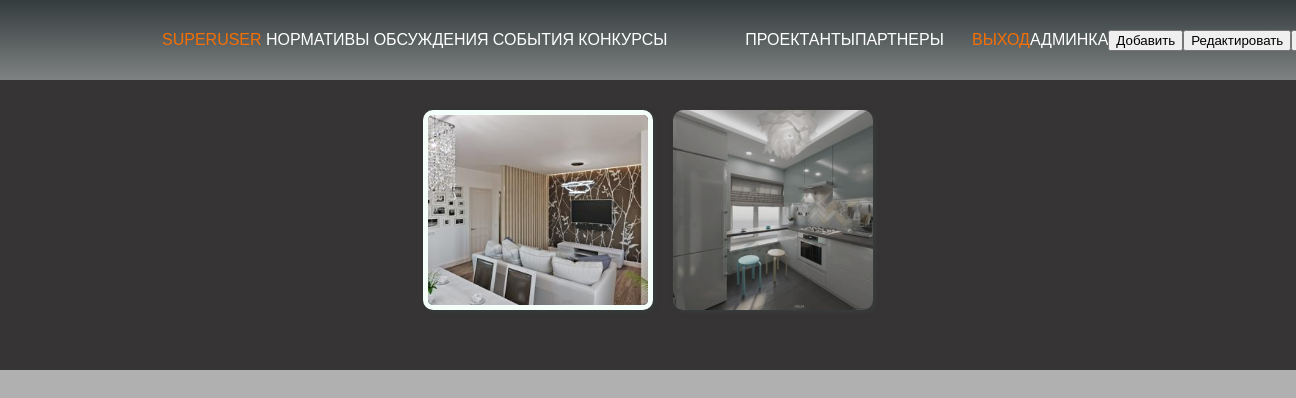
/portfolio/ (signed in), run on an earlier commit of the app's database.
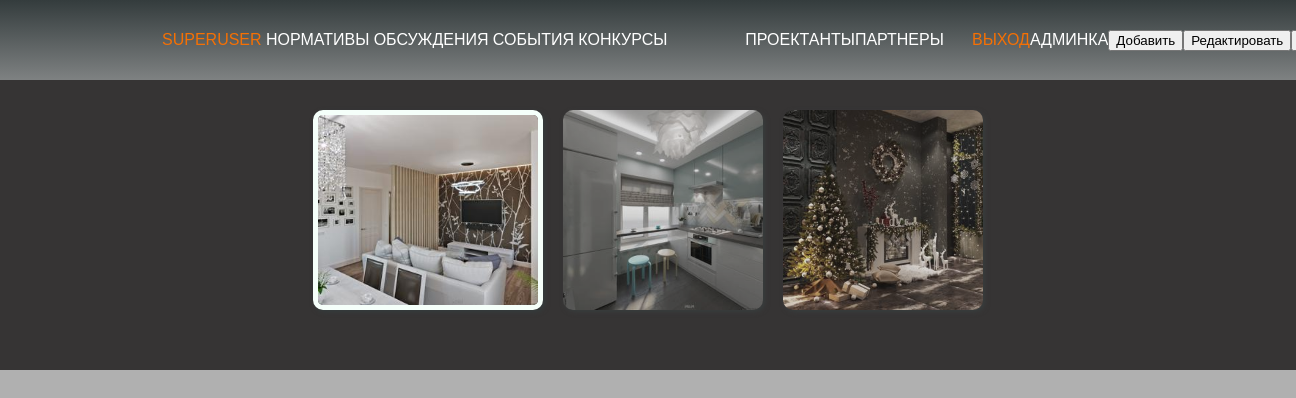
And on a later commit of the database.
### portfolio/models.py (models this page shows, shortened)
class Artwork(models.Model):
    user = models.ForeignKey(User, on_delete=models.CASCADE)
    title = models.CharField('Название',max_length=50)
    image= models.ImageField('Изображение', upload_to=user_directory_path)
    thumb = models.ImageField('Миниатюра', upload_to=thumb_directory_path)
    desc = models.TextField('Описание', blank=True)
    date = models.DateField('Дата',blank=True)  # Дата
    url = models.URLField('В сотрудничестве',blank=True)
    class Meta:
        verbose_name = APP_NAMES.PORTFOLIO
        verbose_name_plural = VERBOSE_APP_NAMES.PORTFOLIO

### portfolio/views.py (the view, shortened to what this page needs)
# urls.py: path('', views.portfolioView, name=views.app_name),
def portfolioView(request):
    if request.method == 'GET':
        try:
            portfolio = Artwork.objects.filter(user=request.user)
        except Http404 as e:
            portfolio = None
        except OperationalError as e:
            portfolio = None
        form = ArtworkForm()
        return render(request, template_name=f'./{app_name}/{app_name}.html',
                      context={'form': form, 'portfolio': portfolio, 'page_name': verbose_name, 'page_style': app_name})

### portfolio/templates/portfolio/portfolio.html (shortened to what this page needs)
<!DOCTYPE html>
{% extends 'base.html' %}
{% block content %}
{% load static %}
    <main>
    {% if portfolio %}
        <section class="gallery">
        <ul class="thumbs">
        {% for artwork in portfolio %}
            <li class="thumb__block">
                <img class="thumb__img" src="{{ artwork.thumb.url }}" alt="">
            </li>
        {% endfor %}
        </ul>
        {% endif %}
        </section>
    </main>
{% endblock %}

### templates/base.html (shortened to what this page needs)
<!DOCTYPE html>
{% load static %}
<html lang="en">
<head>
    <link rel="stylesheet" href="{% static 'base/css/style.css' %}">
    <link rel="stylesheet" href="{% static '' %}{{ page_style }}/css/style.css">
</head>
<body>
    <header class="header">
        <div class="wrapper header-wrapper">
            <div class="logo">
            </div>
            <nav class="nav_wrapper">
                <div class="info-block">
                    <a href="{% url 'home' %}" class="link link-primary">{% if request.user.username %}{{ request.user.username }}{% else %}Главная{% endif %}</a>
                    <a href="{% url 'standards' %}" class="link">Нормативы</a>
                    <a href="{% url 'issues' %}" class="link">Обсуждения</a>
                    <a href="{% url 'events' %}" class="link">События</a>
                    <a href="{% url 'contests' %}" class="link">Конкурсы</a>
                </div>
                <div class="base-block">
                    <a href="{% url 'artists' %}" class="link">Проектанты</a>
                    <a href="{% url 'partners' %}" class="link">Партнеры</a>
                </div>
            </nav>
            <div class="header-right ">
                {% if request.user.username %}
                    <a href="{% url 'logoutuser' %}" class="link link-primary">Выход</a>
                {% else %}
                    <a href="{% url 'loginuser' %}" class="link link-primary">Вход</a>
                {% endif %}
                <a href="{% url 'admin:index' %}" class="link">Админка</a>
            </div>
        </div>
    </header>
{% block content %}
{% endblock %}
    </body>
</html>

### static/base/css/style.css (style rules this page uses)
* { font-family: Arial, Helvetica, sans-serif }
body { margin: 0; padding: 0; background: #b0b0b0; }
body { padding:0; margin:0; }
.header { background:linear-gradient(#343c3d 0px, #343c3d66); }
.wrapper { width:100%; height:100px; max-width: 1440px; margin: 0 auto; }
.header-wrapper { display:flex; flex-direction: row; height: 80px; justify-content:space-between; align-items: center; }
.header-right { display:flex; flex-direction: row; width: 25%; justify-content:space-between; align-items: center; }
.link { color: #fff; font-size: 16px; text-decoration: none; text-transform: uppercase; font-family: sans-serif; transition: 0.3s; }
.link-primary { color: #f57004; }
.info-block { display:flex; flex-direction: row; width:65%; justify-content:space-between; align-items: center; }
.base-block { display:flex; flex-direction: row; width:25%; justify-content:space-between; align-items: center; }
.nav_wrapper { display:flex; flex-direction: row; width:60%; justify-content: space-between; align-items: center; }
.logo { width:10%; }

### portfolio/static/portfolio/css/style.css (style rules this page uses)
:root { --max-z-index: 1000; }
* { font-family: Arial, Helvetica, sans-serif }
ul { margin: 0; padding: 0; list-style: none; }
li { margin: 0; padding: 0; }
body { margin: 0; padding: 0; }
.gallery { position: relative; display: flex; flex-direction: column; align-items: center; width: 100%; height: calc(100% - 100px); background-color: #363434; padding:20px; }
.thumbs { display: flex; float: left; flex-wrap: wrap; max-width:100%; height: 250px; overflow-y: scroll; }
.thumb__img { box-sizing: border-box; width:auto; height:200px; object-fit:cover; border-radius:10px; border: 0 solid transparent; box-shadow: 2px 2px 5px #343c3d; margin: 10px; filter: grayscale(30%) blur(.75px) brightness(90%) contrast(90%); transition: filter .4s,scale .4s, border .4s ease-in ; }
.active { scale:100%; box-sizing: border-box; filter: grayscale(0%) blur(0px) brightness(100%) contrast(100%); border: 5px solid mintcream; transition: filter .4s, scale .4s, border .9s ease-in; }

What changed in the data, as far as the page shows it:
added Artwork: thumb (picture)
